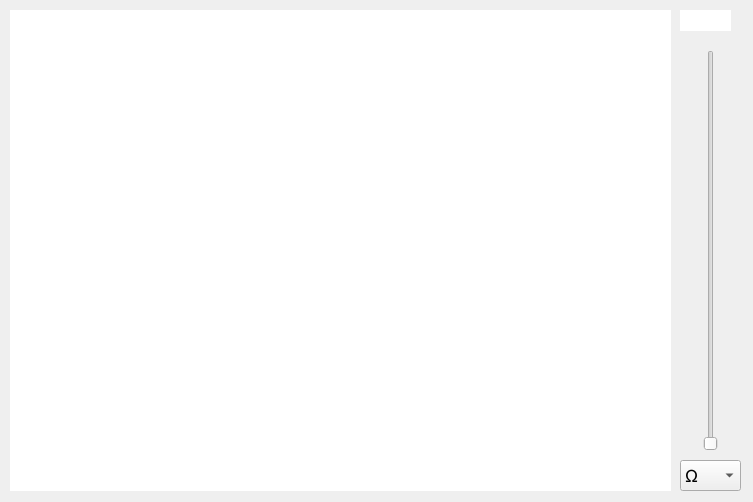
<?xml version="1.0" encoding="UTF-8"?>
<ui version="4.0">
 <class>Dialog</class>
 <widget class="QDialog" name="Dialog">
  <property name="geometry">
   <rect>
    <x>0</x>
    <y>0</y>
    <width>753</width>
    <height>502</height>
   </rect>
  </property>
  <property name="windowTitle">
   <string>Dialog</string>
  </property>
  <widget class="PlotWidget" name="graph1">
   <property name="geometry">
    <rect>
     <x>10</x>
     <y>10</y>
     <width>661</width>
     <height>481</height>
    </rect>
   </property>
   <property name="frameShape">
    <enum>QFrame::NoFrame</enum>
   </property>
  </widget>
  <widget class="QSlider" name="slider1">
   <property name="geometry">
    <rect>
     <x>690</x>
     <y>50</y>
     <width>41</width>
     <height>401</height>
    </rect>
   </property>
   <property name="minimum">
    <number>1</number>
   </property>
   <property name="maximum">
    <number>999</number>
   </property>
   <property name="orientation">
    <enum>Qt::Vertical</enum>
   </property>
  </widget>
  <widget class="QLineEdit" name="edit1">
   <property name="geometry">
    <rect>
     <x>680</x>
     <y>10</y>
     <width>51</width>
     <height>21</height>
    </rect>
   </property>
   <property name="frame">
    <bool>false</bool>
   </property>
  </widget>
  <widget class="QComboBox" name="combo1">
   <property name="geometry">
    <rect>
     <x>680</x>
     <y>460</y>
     <width>61</width>
     <height>31</height>
    </rect>
   </property>
   <property name="font">
    <font>
     <family>Calibri</family>
     <pointsize>14</pointsize>
    </font>
   </property>
   <property name="layoutDirection">
    <enum>Qt::LeftToRight</enum>
   </property>
   <property name="editable">
    <bool>false</bool>
   </property>
   <property name="insertPolicy">
    <enum>QComboBox::InsertAtTop</enum>
   </property>
   <item>
    <property name="text">
     <string>Ω</string>
    </property>
   </item>
   <item>
    <property name="text">
     <string>KΩ</string>
    </property>
   </item>
  </widget>
 </widget>
 <customwidgets>
  <customwidget>
   <class>PlotWidget</class>
   <extends>QGraphicsView</extends>
   <header>pyqtgraph</header>
  </customwidget>
 </customwidgets>
 <resources/>
 <connections/>
</ui>
